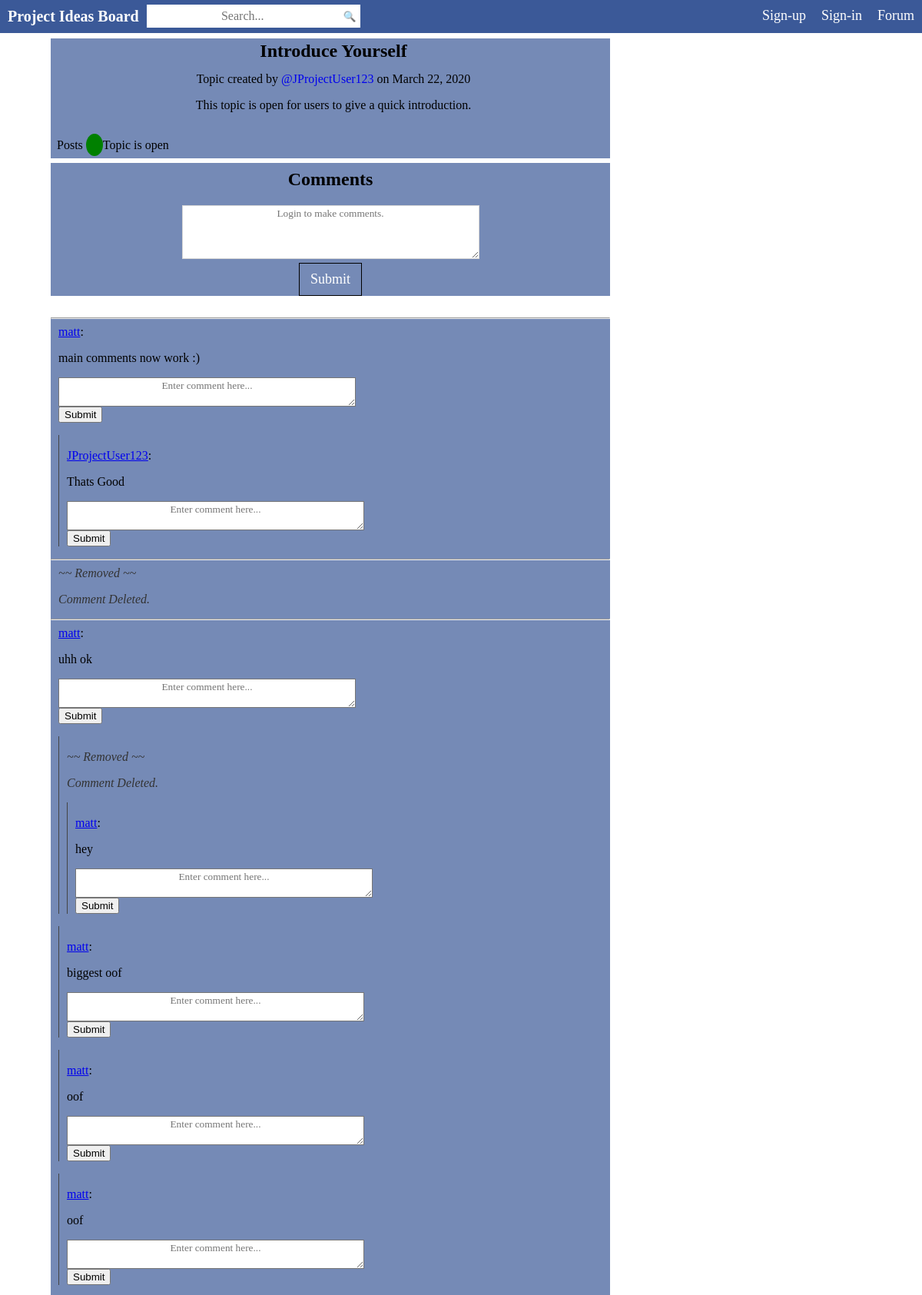
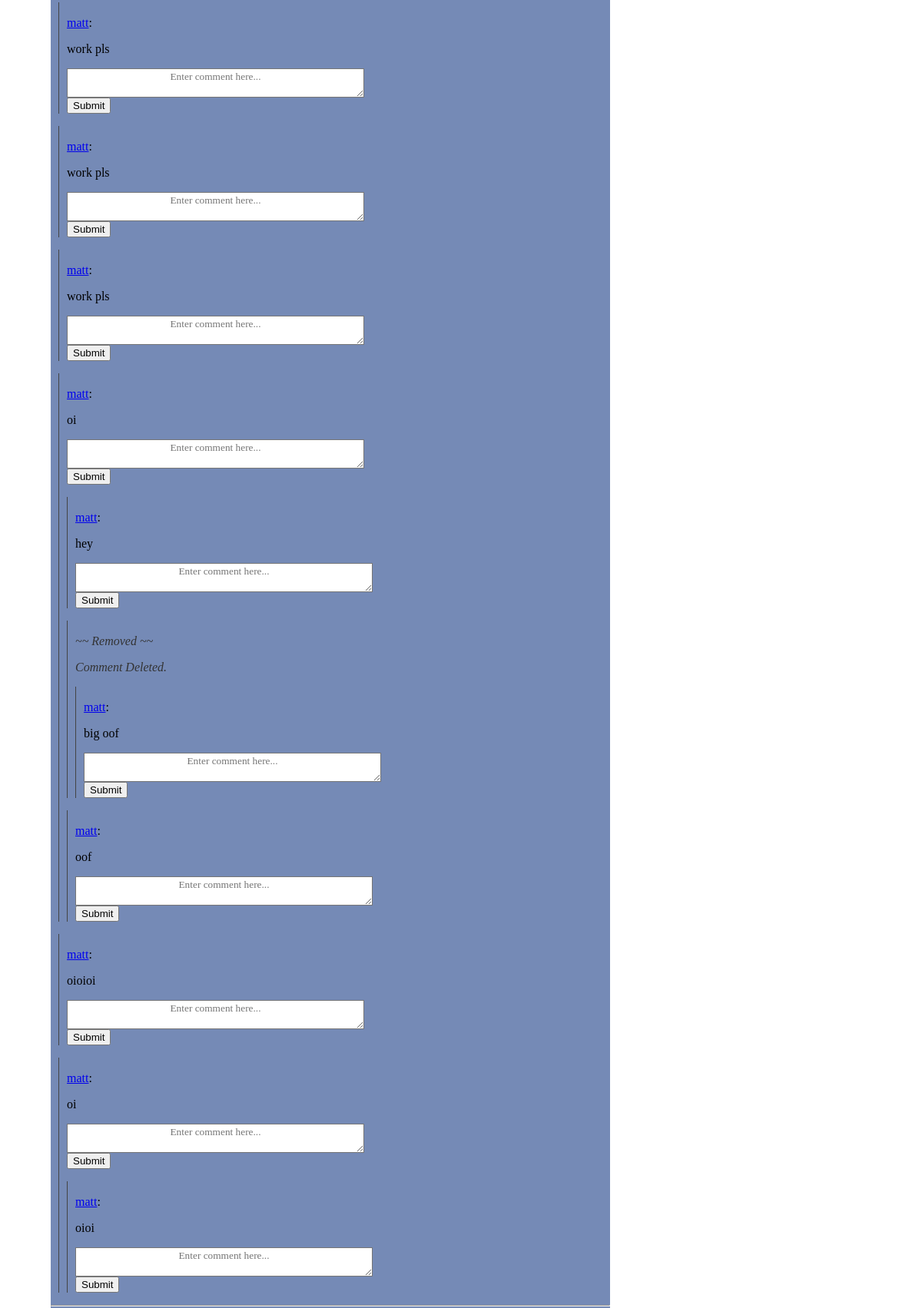
Screenshot of /PHP_current/src/forumPostPage.php?id=1 (upper part) with the database file from the repository (2 pictures, top to bottom).
### tables this page shows
CREATE TABLE `FORUM_TOPICS` (
  `ForumTopicID` int(11) NOT NULL,
  `ForumTopicTitle` varchar(256) DEFAULT NULL,
  `ForumTopicDescription` varchar(2048) DEFAULT NULL,
  `ForumTopicDate` datetime DEFAULT current_timestamp(),
  `ForumCategoryID` int(11) DEFAULT NULL,
  `StudentID` int(11) DEFAULT NULL,
  `ActiveForumTopic` tinyint(1) DEFAULT 1
);

CREATE TABLE `USER` (
  `ID` int(11) NOT NULL,
  `StudentID` int(11) NOT NULL,
  `Username` varchar(64) NOT NULL,
  `Password` varchar(256) NOT NULL,
  `Email` varchar(64) NOT NULL,
  `AccountStatus` tinyint(1) DEFAULT 0
);

CREATE TABLE `FORUM_POSTS` (
  `ForumPostID` int(11) NOT NULL,
  `ForumParentPostID` int(11) DEFAULT NULL,
  `ForumTopicID` int(11) DEFAULT NULL,
  `ForumPost` varchar(2048) DEFAULT NULL,
  `ForumPostDate` datetime DEFAULT current_timestamp(),
  `StudentID` int(11) DEFAULT NULL
);

### PHP_current/src/forumPostPage.php (the view, shortened to what this page needs)
<?php
    $servername = "localhost";
    $username = "root";
    $password = "5946618570";
    $dbname = "BTS_db";
    ?>
<html>
    <head>
        <link rel="stylesheet" type="text/css" href="css/home.css" />
        <link rel="stylesheet" type="text/css" href="css/searchBar.css" />
	   <link rel="stylesheet" type="text/css" href="css/navigationBar.css" />
    </head>
<body>
	<?php include('navigationBar.php'); ?>
    <?php
    $forumTopicID = $_GET["id"];
    $sql_query_forum_topic = "SELECT * FROM FORUM_TOPICS WHERE ForumTopicID=" . $forumTopicID . "";
    $result_forum_topic = mysqli_query($db, $sql_query_forum_topic) or die('topic query failed'. mysqli_error($db));
    $row = mysqli_fetch_assoc($result_forum_topic);
    $forumTopicStudentID = $row['StudentID'];
    $forumTopicDate = $row['ForumTopicDate'];
    $forumTopicDescription = $row['ForumTopicDescription'];
    $forumTopicTitle = $row['ForumTopicTitle'];
    $forumTopicActive = $row['ActiveForumTopic'];
    $sql_query_forum_topic_studentID = "SELECT * FROM USER WHERE StudentID=" . $forumTopicStudentID . "";
    $result_forum_topic_studentID = mysqli_query($db, $sql_query_forum_topic_studentID) or die('student query failed'. mysqli_error($db));
    $row4 = mysqli_fetch_assoc($result_forum_topic_studentID);
    $username_forum_topic = $row4['Username'];
    ?>
	<div style="margin-top:50px;width:60%;padding-left:8px;padding-top:8px;padding-bottom:8px;text-align:left;background-color:#758ab6;margin-left:66px;color:black;">
	<?php
        echo '<h2 style="margin-top:-5px;text-align:center;">' . $forumTopicTitle . '</h2>';
        echo '<p style="margin-top:-6px;text-align:center;">Topic created by <a style="text-decoration:none;" href="profilePage.php?id=' . $forumTopicStudentID . '">@' . $username_forum_topic . '</a> on ';
        $date = date_create($forumTopicDate);
        echo date_format($date, "F j, Y") . '</p>';
        echo '<p class="projectIntro" style="margin-left:0px;text-align:center;">' . $forumTopicDescription . '</p><br/>';
        echo 'Posts <span style="color:black;font-weight:bold;background-color:green;border-radius:50%;padding:6px;padding-left:11px;padding-right:11px;">' . $numPosts . '</span>';
        if($forumTopicActive==1){
            echo " Topic is open";
        }
    ?>
    </div>
    <?php
    if ($_SESSION['id']) {?>
        <form method="post" <?php echo 'action="forumPostPage.php?id=' . $_GET["id"] . '"' ?>>
            <div class="requests" style="background-color:#758ab6;margin-left:66px;margin-top:-14px;text-align:center;width:calc(60% + 8px);word-wrap:break-word;">
                <h2 style="text-align:center;padding-top:8px;">Posts</h2>
                <input type="hidden" name="studentId" <?php if($forumTopicActive == 0){echo "disabled";}?> value='<?php echo $_SESSION['id'];?>' />
                <input type="hidden" name="forumTopicId" <?php if($forumTopicActive == 0){echo "disabled";}?> value='<?php echo $forumTopicID;?>' />
                <div class="commentDiv" style="text-align:center;">
                    <textarea class="formInputField" style="text-align:center;" name="commentField" rows="4" cols="50" placeholder="Enter comment here..." <?php if($forumTopicActive == 0){echo "disabled";} ?>> </textarea>
                    <br/>
                    <input type="submit" id="commentSubmit" class="formSubmit formBtn" style="margin-top:5px;border:1px solid black;" name="comment_posted" value="Submit" <?php if($forumTopicActive == 0){echo"disabled";}?> />
                </div>
            </div>
        </form>
 <?php
         include('errors.php');
    }else{
?>
                <form method="post" 'action="forumPostPage.php"'>
                    <div class="requests" style="background-color:#758ab6;margin-left:66px;margin-top:-14px;text-align:center;width:calc(60% + 8px);word-wrap:break-word;">
                        <h2 style="text-align:center;padding-top:8px;">Comments</h2>
                        <div class="commentDiv" style="text-align:center;">
                            <textarea class="formInputField" style="text-align:center;" name="commentField" rows="4" cols="50" placeholder="Login to make comments." disabled></textarea>
                            <br/>
                        <button type="submit" id="commentSubmit" class="formSubmit formBtn"  style="margin-top:5px;border:1px solid black;" name="comment_posted" disabled>Submit</button>
                        </div>
                    </div>
                </form>
<?php } ?>
<br/>
    <div class="requests" style="background-color:#758ab6;margin-left:66px;margin-top:-14px;text-align:left;width:calc(60% + 8px);word-wrap:break-word;">
<?php
    $db = new mysqli($servername, $username, $password, $dbname);
	function appendReplys($replyId, $_db) {
	$replyQuery = 'SELECT FORUM_POSTS.ForumPostID, FORUM_POSTS.ForumPost, FORUM_POSTS.studentID, USER.username FROM FORUM_POSTS LEFT JOIN USER ON FORUM_POSTS.StudentID = USER.StudentID
		WHERE FORUM_POSTS.ForumTopicID ="' . $_GET["id"] . '" AND FORUM_POSTS.ForumParentPostID = "' . $replyId . '" ORDER BY FORUM_POSTS.ForumPostDate DESC;';
	$replys = mysqli_query($_db, $replyQuery) or die('reply query failed'. mysqli_error($_db));
		if ($replys->num_rows > 0) {
			while($row = $replys->fetch_assoc()){
				echo "<div class='replys'><br/>";
				if ($row["studentID"] != NULL) {
					echo "<a href=\"profilePage.php?id=".$row["studentID"]."\">" . $row["username"] . "</a>:<br/>";
					echo "<p>";
					echo $row["ForumPost"];
					echo "</p>";
					echo "<form method='POST' action='forumPostPage.php?id=" . $_GET['id'] . "'>";
					echo "<textarea id='replyText' name='commentField' class='formInputField' style='text-align:center;' rows='2' cols='50' placeholder='Enter comment here...'></textarea>";
					echo "<br/><input type='submit' id='replySubmit' name='replySubmit'/></form>";
				} else {
					echo "<span style='color:#333333'><i>~~ Removed ~~<br/>";
					echo "<p>Comment Deleted.</p></i></span>";
				}
				appendReplys($row["ForumPostID"], $_db);
				echo "</div>";
			}
		}
	}
    $sql_query = 'SELECT FORUM_POSTS.ForumPostID, FORUM_POSTS.ForumPost, FORUM_POSTS.studentID, USER.username FROM FORUM_POSTS LEFT JOIN USER ON FORUM_POSTS.StudentID = USER.StudentID
		WHERE FORUM_POSTS.ForumTopicID ="' . $_GET["id"] . '" AND FORUM_POSTS.ForumParentPostID = 0 ORDER BY FORUM_POSTS.ForumPostDate DESC;';
    $result2 = mysqli_query($db, $sql_query) or die('root query failed '. mysqli_error($db));
    if ($result2->num_rows > 0) {
		echo "<hr>";
        while($row = $result2->fetch_assoc()){
			echo "<div class='root-reply'>";
			if ($row["studentID"] != NULL) {
				echo "<a href=\"profilePage.php?id=".$row["studentID"]."\">" . $row["username"] . "</a>:<br/>";
				echo "<p>";
				echo $row["ForumPost"];
				echo "</p>";
				echo "<form method='POST' action='forumPostPage.php?id=" . $_GET['id'] . "'>";
				echo "<textarea id='replyText' name='commentField' class='formInputField' style='text-align:center;' rows='2' cols='50' placeholder='Enter comment here...'></textarea>";
				echo "<br/><input type='submit' id='replySubmit' name='replySubmit'/></form>";
			} else {
				echo "<span style='color:#333333'><i>~~ Removed ~~<br/>";
				echo "<p>Comment Deleted.</p></i></span>";
			}
			appendReplys($row["ForumPostID"], $db);
			echo "</div>";
			echo "<hr>";
		}
    }else{
        echo 'No Posts have been created yet!';
    }
    ?>
    </div>
<br/>
<br/>
</body>
</html>

### PHP_current/src/css/home.css (style rules this page uses)
body { margin: 0; }
.formInputField { background-color: white; color: black; font-family: "Times New Roman"; }
.formBtn { background-color: #758ab6; padding: 10px 14px; outline: none; border: none; font-size: 18px; font-family: "Times New Roman"; color: #FFFFFF; }

### PHP_current/src/forumPostPage.php (style rules this page uses)
.replys { text-align: left; padding-left: 10px; padding-right: 10px; margin-top: 3px; border-left: solid 1px #444444; }
.root-reply { text-align: left; padding-left: 10px; padding-right: 10px; margin-top: 3px; }

### rows the page displays
forum_topics: ForumTopicTitle "Introduce Yourself", ForumTopicDate "March 22, 2020", ForumTopicDescription "This topic is open for users to give a quick introduction."
user: Username "JProjectUser123"
forum_posts: user.Username "matt", ForumPost "main comments now work :)"
forum_posts: user.Username "JProjectUser123", ForumPost "Thats Good"
forum_posts: user.Username "matt", ForumPost "uhh ok"
forum_posts: user.Username "matt", ForumPost "hey"
forum_posts: user.Username "matt", ForumPost "biggest oof"
forum_posts: user.Username "matt", ForumPost "oof"
forum_posts: user.Username "matt", ForumPost "oof"
forum_posts: user.Username "matt", ForumPost "work pls"
forum_posts: user.Username "matt", ForumPost "work pls"
forum_posts: user.Username "matt", ForumPost "work pls"
forum_posts: user.Username "matt", ForumPost "oi"
forum_posts: user.Username "matt", ForumPost "hey"
forum_posts: user.Username "matt", ForumPost "big oof"
forum_posts: user.Username "matt", ForumPost "oof"
forum_posts: user.Username "matt", ForumPost "oioioi"
forum_posts: user.Username "matt", ForumPost "oi"
forum_posts: user.Username "matt", ForumPost "oioi"
